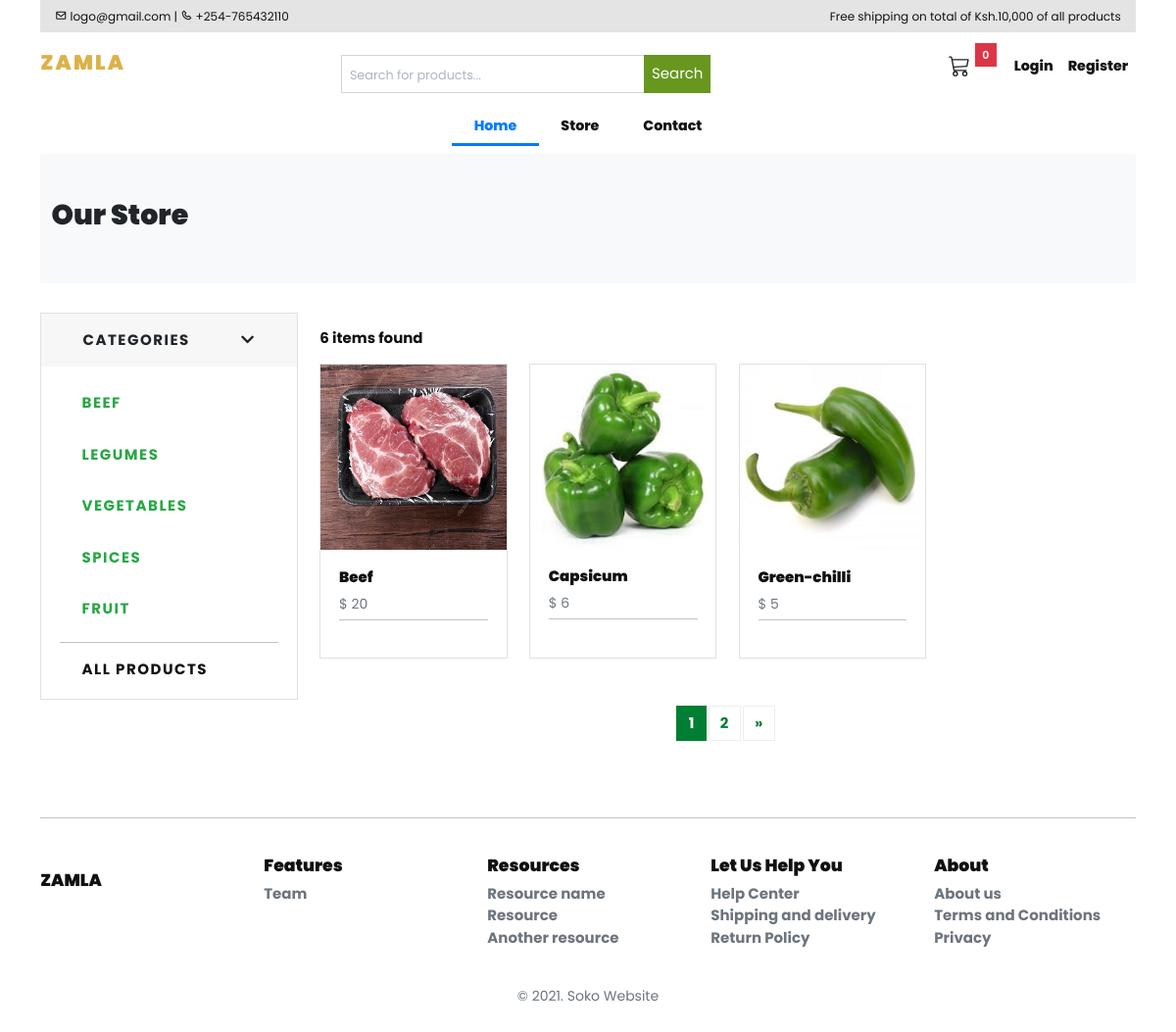
/store/, run on the app's committed database.
### category/models.py (models this page shows, shortened)
class Category(models.Model):
    category_name = models.CharField(max_length=50, unique=True)
    slug = models.SlugField(max_length=100, unique=True)
    description = models.TextField(max_length=255, blank=True)
    cat_image = models.ImageField(upload_to='photos/categories', blank=True)
    class Meta:
        verbose_name = 'category'
        verbose_name_plural = 'categories'
    def get_url(self):
            return reverse('products_by_category', args=[self.slug])

### store/models.py (models this page shows, shortened)
class Product(models.Model):
    product_name    = models.CharField(max_length=200, unique=True)
    slug            = models.SlugField(max_length=200, unique=True)
    description     = models.TextField(max_length=500, blank=True)
    price           = models.IntegerField()
    images          = models.ImageField(upload_to='photos/products')
    stock           = models.IntegerField()
    is_available    = models.BooleanField(default=True)
    category        = models.ForeignKey(Category, on_delete=models.CASCADE)
    created_date    = models.DateTimeField(auto_now_add=True)
    modified_date   = models.DateTimeField(auto_now=True)
    def get_url(self):
        return reverse('product_detail', args=[self.category.slug, self.slug])

### store/views.py (the view)
# urls.py: path('store/', include('store.urls')),
def store(request, category_slug=None):
    categories = None
    products = None
    if category_slug != None:
        categories = get_object_or_404(Category, slug=category_slug)
        products = Product.objects.filter(category=categories, is_available=True)
        paginator = Paginator(products, 1)
        page = request.GET.get('page')
        paged_products = paginator.get_page(page)
        product_count = products.count()
    else:
        products = Product.objects.all().filter(is_available=True).order_by('id')
        paginator = Paginator(products, 3)
        page = request.GET.get('page')
        paged_products = paginator.get_page(page)
        product_count = products.count()
    context = {
        'products': paged_products,
        'product_count': product_count,
    }
    return render(request, 'store/store.html', context)

### cart/context_processors.py (called while the page is built)
def counter(request):
    cart_count = 0
    if 'admin' in request.path:
        return {}
    else:
        try:
            cart = Cart.objects.filter(cart_id=_cart_id(request))
            if request.user.is_authenticated:
                cart_items = CartItem.objects.all().filter(user=request.user)
            else:
                cart_items = CartItem.objects.all().filter(cart=cart[:1])
            for cart_item in cart_items:
                cart_count += cart_item.quantity
        except Cart.DoesNotExist:
            cart_count = 0
    return dict(cart_count=cart_count)

### cart/views.py (called while the page is built)
def _cart_id(request):
    cart = request.session.session_key
    if not cart:
        cart = request.session.create()
    return cart

### category/context_processors.py (called while the page is built)
def menu_links(request):
    links = Category.objects.all()
    return dict(links=links)

### templates/store/store.html (shortened to what this page needs)
{% extends 'base.html' %}
{% load static %}
{% block content %}
<div class="container">
<section class="section-pagetop bg">
<div class="container">
	{% if 'search' in request.path %}
		<h2 class="title-page">Search Result</h2>
	{% else %}
		<h2 class="title-page">Our Store</h2>
	{% endif %}
</div>
</section>
		<section class="section-content p-0 m-0 bg-body">
        	<div class="container p-0">
            	<div class="row">
        			<div class="col-lg-3 order-1 order-lg-1">
						<div class="card g-2">
						<article class="filter-group">
							<header class="card-header">
								<div class="btn py-1  w-100 d-flex align-items-center justify-content-between text-uppercase" data-bs-toggle="collapse" href="#collapseExample" role="button" aria-expanded="true" aria-controls="collapseExample">
									<span>
										<strong>Categories</strong>
									</span>
									<span class="fas fa-chevron-down float-right"> </span>
								</div>
							</header>
							<div class="collapse show border-0 list-group " id="collapseExample">
								<div class="card-body">
										{% for category in links %}
											<a href="{{ category.get_url }}">
												<div class="py-2 px-4 {% if category == category %} text-success {% else %}bg-light{% endif %} mb-3">
													<strong class=" text-uppercase font-weight-bold">{{ category.category_name }}</strong>
												</div>
											</a>
										{% endfor %}
										<hr/>
										<a class="py-2 px-4 {% if category == category %} text-dark {% else %}bg-light{% endif %} mb-3 " href="{% url 'store' %}"><strong class=" text-uppercase font-weight-bold">All Products </strong> </a>
								</div>
							</div>
							</div>
        			</div>
					<div class="col-lg-9 order-2 order-lg-2 mb-5 mb-lg-0">
						<div class=" row my-3 align-items-center">
							<div class="col-lg-6 mb-2 mb-lg-0">
									<span class="mr-md-auto"><strong>{{ product_count }}</stro> items found </span>
							</div>
						</div>
				 	<div class="row">
						{% if products %}
							{% for product in products %}
							<div class="col-lg-3 col-6">
								<div class="card shadox">
								<div class="mb-3 position-relative">
									<a class="d-block" href="{{ product.get_url }}">
										<img class="img-fluid w-100" src="{{ product.images.url }}" alt="">
									</a>
									<div class="card-body">
									<h6> <a class="reset-anchor" href="{{ product.get_url }}">{{ product.product_name }}</a></h6>
									<p class="small text-muted">$ {{ product.price }}</p>
									<hr style="margin:5px 0px" />
									</div>
								</div>
								</div>
							</div>
							{% endfor %}
						{% else %}
							<div>
								<h2>No result found. Please try again.</h2>
							</div>
						{% endif %}
                	</div>
					<nav aria-label="Page navigation example ">
						{% if products.has_other_pages %}
							<ul class="pagination justify-content-center mt-5">
								{% for i in products.paginator.page_range %}
									{% if products.number == i %}
									<li class="page-item active"><a class="page-link" href="#">{{i}}</a></li>
									{% else %}
									<li class="page-item"><a class="page-link" href="?page={{i}}">{{i}}</a></li>
									{% endif %}
								{% endfor %}
								{% if products.has_next %}
								<li class="page-item"><a class="page-link" href="?page={{products.next_page_number}}">»</a></li>
								{% else %}
								<li class="page-item"><a class="page-link" href="#">»</a></li>
								{% endif %}
							</ul>
						{% endif %}
					</nav>
              	</div>
            </div>
		</section>
</div>
{% endblock %}

### templates/base.html (shortened to what this page needs)
{% load static %}
<!DOCTYPE HTML>
<html lang="en">
<head>
    <link rel="stylesheet" href="{% static 'css/bootstrap.css' %}" type="text/css"/>
    <link rel="stylesheet" href="{% static 'css/style.css' %}" type="text/css"/>
    <link rel="stylesheet" href="{% static 'css/style.default.css' %}" id="theme-stylesheet">
    <link rel="stylesheet" href="https://use.fontawesome.com/releases/v5.7.1/css/all.css">
    <link rel="stylesheet" href="https://cdn.jsdelivr.net/npm/boxicons@2.0.2/css/boxicons.min.css">
    <link href="{% static 'css/ui.css' %}" rel="stylesheet" type="text/css"/>
    <link href="{% static 'css/custom.css' %}" rel="stylesheet" type="text/css"/>
    <link rel="stylesheet" href="{% static 'css/main.css' %}" type="text/css"/>
</head>
<body>
  {% include 'includes/navbar.html' %}
  {% block content %}{% endblock %}
{% include 'includes/footer.html' %}

### templates/includes/navbar.html (shortened to what this page needs)
{% load static %}
<header>
    <div class="container " >
    <div class="utility-nav d-none d-md-block">
        <div class="row">
        <div class="col-12 col-md-6">
            <p class="small float-start"><em class="bx bx-envelope"></em> logo@gmail.com | <i class="bx bx-phone"></i> +254-765432110
            </p>
        </div>
        <div class="col-12 col-md-6">
            <p class="small float-end">Free shipping on total of Ksh.10,000 of all products</p>
        </div>
        </div>
    </div>
    <nav class="navbar navbar-expand-md navbar-light bg-light main-menu px-0" style="box-shadow:none">
    <div class="container p-0">
        <a class="" href="{% url 'home' %}">
        <h4 class="font-weight-bold text-uppercase py-2">Zamla</h4>
        </a>
        <div class="collapse navbar-collapse">
        <form class="form-inline my-2 my-lg-0 mx-auto pt-3" action="{% url 'search' %}" class="search" method='GET'>
            <div class="input-group w-100 d-flex flex-nowrap bd-highlight">
                <input type="text" class="form-control order-1 p-2 bd-highlight" style="width:50%;" placeholder="Search for products..." name="keyword"/>
				<button class="btn btn-success my-2 my-sm-0 order-2 p-2 bd-highlight" type="submit">Search</i></button>
			</div>
        </form>
        <ul class="navbar-nav">
            <li class="nav-item pe-3">
                <a class="btn btn-outline-body bg-body border-0 basket-btn" href="{% url 'cart' %}">
                    <div id="basket-qty" class="basket-qty ">
                        <span class="position-absolute top-0 start-100 translate-middle p-1 bg-danger border border-light px-2 py-1">
                            {{cart_count}}
                        </span>
                    </div>
                    <div>
                    </div>
                </a>
            </li>
            {% if user.id is None %}
            <li class="nav-item"><a class="nav-link" href="{% url 'login' %}">Login</a></li>
            <li class="nav-item"><a class="nav-link" href="{% url 'register' %}">Register</a></li>
            {% endif %}
        </ul>
        </div>
    </div>
    </nav>
    <nav class="navbar navbar-expand-md navbar-light bg-light sub-menu" style="box-shadow:none">
    <div class="container p-0">
        <div class="collapse navbar-collapse" id="navbar">
        <ul class="navbar-nav mx-auto">
            <li class="nav-item active">
                <a class="nav-link" href="{% url 'home' %}">Home</a>
            </li>
            <li class="nav-item">
                <a class="nav-link" href="{% url 'store' %}">Store</a>
            </li>
            <li class="nav-item">
                <a class="nav-link" >Contact</a>
            </li>
        </ul>
        </div>
    </div>
    </nav>
</div>
</header>

### templates/includes/footer.html
<footer class="container py-5 footer">
    <hr />
    <div class="row pt-4">
      <div class="col-12 col-md">
        <h5 class="py-3">ZAMLA</h5>
      </div>
      <div class="col-6 col-md fs15">
        <h5>Features</h5>
        <ul class="list-unstyled">
          <li><a class="link-secondary text-decoration-none" href="#">Team</a></li>
        </ul>
      </div>
      <div class="col-6 col-md fs15">
        <h5>Resources</h5>
        <ul class="list-unstyled">
          <li><a class="link-secondary text-decoration-none" href="#">Resource name</a></li>
          <li><a class="link-secondary text-decoration-none" href="#">Resource</a></li>
          <li><a class="link-secondary text-decoration-none" href="#">Another resource</a></li>
        </ul>
      </div>
      <div class="col-6 col-md fs15">
        <h5>Let Us Help You</h5>
        <ul class="list-unstyled">
          <li><a class="link-secondary text-decoration-none" href="#">Help Center</a></li>
          <li><a class="link-secondary text-decoration-none" href="#">Shipping and delivery</a></li>
          <li><a class="link-secondary text-decoration-none" href="#">Return Policy</a></li>
        </ul>
      </div>
      <div class="col-6 col-md">
        <h5>About</h5>
        <ul class="list-unstyled">
          <li><a class="link-secondary text-decoration-none" href="#">About us</a></li>
          <li><a class="link-secondary text-decoration-none" href="#">Terms and Conditions</a></li>
          <li><a class="link-secondary text-decoration-none" href="#">Privacy</a></li>
        </ul>
      </div>
    </div>
    <div class="row pt-4">
      <div class="col-12 col-md text-center">
        <small class="d-block mb-3 text-muted">&copy; 2021. Soko Website</small>
      </div>
    </div>
  </footer>
</body>
</html>

### static/css/style.css (style rules this page uses)
.form-control { height: calc(2.5rem + 2px); padding: 0.5rem 1.5rem; font-size: 1rem; line-height: 1.5; border-radius: 0.3rem; }
.btn { font-size: 1rem; padding: 0.5rem 0.75rem; font-size: 1rem; line-height: 1.5; border-radius: 0.25rem; }
.form-inline .form-control { border-top-right-radius: 0; border-bottom-right-radius: 0; }
.form-inline .btn { border-top-left-radius: 0; border-bottom-left-radius: 0; }
.basket-qty { color: #fff; background: #d42114; border: 2px solid #fff; text-align: center; font-size: 11px; position: absolute; box-sizing: content-box; font-weight: 600; display: flex; justify-content: center; align-items: center; top: 0.3rem; right: 0.3rem; }
.basket-btn { position: relative; }
@media (min-width: 768px) { .form-inline .form-control { width: 210px; } }
@media (min-width: 992px) { .form-inline .form-control { width: 440px; } }
@media (min-width: 1200px) { .form-inline .form-control { width: 600px; } }
.sub-menu.navbar-light .navbar-nav .active > .nav-link, .sub-menu.navbar-light .navbar-nav .nav-link.active, .sub-menu.navbar-light .navbar-nav .nav-link.show, .sub-menu.navbar-light .navbar-nav .show > .nav-link { border-bottom: 3px solid #007bff; color: #007bff; }
.main-menu { position: relative; z-index: 3; }
.sub-menu { position: relative; z-index: 2; padding: 0 1rem; }
@media (min-width: 768px) { .sub-menu { padding: 0 1rem; } }
@media (min-width: 768px) { .sub-menu.navbar-expand-md .navbar-nav .nav-link { padding: 0.5rem 1.5rem; } }
.navbar.bg-light { background: #fff !important; box-shadow: 0px 2px 15px 0px rgba(0, 0, 0, 0.1); }
section { padding: 6rem; background: #e4e4e4; margin-bottom: 30px; position: relative; z-index: 1; }
.utility-nav { background: #e4e4e4; padding: 0.5rem 1rem; }
.utility-nav p { margin-bottom: 0; }

### static/css/ui.css (style rules this page uses)
html { font-family: "Inter", sans-serif; font-size: 15px; }
article:after, .form-group:after { display: block; clear: both; content: ""; }
.bg { background-color: #f8f9fa; }
.title-page { color: #212529; }
p:last-child { margin-bottom: 0; }
[class*=list-] li:after { visibility: hidden; display: block; content: ""; overflow: hidden; height: 0; clear: both; }
.filter-group { border-bottom: 1px solid #e4e4e4; }
.filter-group .card-header { border-bottom: 0; }
.filter-group:last-child { border-bottom: 0; }
.section-pagetop { padding: 45px 0; }

### static/css/main.css (style rules this page uses)
* { padding: 0; margin: 0; box-sizing: border-box; font-family: 'Poppins', sans-serif; }
body { min-height: 100vh; }
a { text-decoration: none; }
.shadox { transition: all 0.1s ease-in-out; }
.col-lg-9 ul { width: 100% }
input { width: 230px; border: none; outline: none }
p { margin: 0% }
.text-muted { font-size: 14px }
.btn.btn-success { color: white; background-color: #67971f; outline: none; border: none }

### data on the page
Category: category_name "BEEF"
Category: category_name "LEGUMES"
Category: category_name "VEGETABLES"
Category: category_name "SPICES"
Category: category_name "FRUIT"
Product: images (picture), product_name "Beef", price "20"
Product: images (picture), product_name "Capsicum", price "6"
Product: images (picture), product_name "Green-chilli", price "5"

### other printed values
{{ cart_count }} "0"
{{ product_count }} "6"
{{ i }} "1"
{{ i }} "2"
